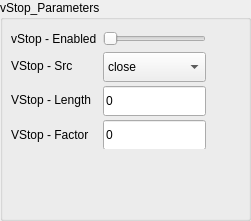
              <widget class="QGroupBox" name="grpBox_vStop_parameters">
               <property name="geometry">
                <rect>
                 <x>280</x>
                 <y>540</y>
                 <width>251</width>
                 <height>221</height>
                </rect>
               </property>
               <property name="title">
                <string>vStop_Parameters</string>
               </property>
               <widget class="QWidget" name="layoutWidget_25">
                <property name="geometry">
                 <rect>
                  <x>11</x>
                  <y>31</y>
                  <width>231</width>
                  <height>118</height>
                 </rect>
                </property>
                <layout class="QGridLayout" name="gridLayout_54">
                 <item row="0" column="0">
                  <widget class="QLabel" name="lblMptEnabled_22">
                   <property name="text">
                    <string>vStop - Enabled</string>
                   </property>
                  </widget>
                 </item>
                 <item row="1" column="0">
                  <widget class="QLabel" name="lblVstopAppliedPrice_5">
                   <property name="text">
                    <string>VStop - Src</string>
                   </property>
                  </widget>
                 </item>
                 <item row="1" column="1">
                  <widget class="QComboBox" name="drpVstopAppliedPrice_5">
                   <property name="minimumSize">
                    <size>
                     <width>0</width>
                     <height>30</height>
                    </size>
                   </property>
                   <item>
                    <property name="text">
                     <string>close</string>
                    </property>
                   </item>
                   <item>
                    <property name="text">
                     <string>open</string>
                    </property>
                   </item>
                   <item>
                    <property name="text">
                     <string>high</string>
                    </property>
                   </item>
                   <item>
                    <property name="text">
                     <string>low</string>
                    </property>
                   </item>
                   <item>
                    <property name="text">
                     <string>HL2</string>
                    </property>
                   </item>
                   <item>
                    <property name="text">
                     <string>HLC3</string>
                    </property>
                   </item>
                   <item>
                    <property name="text">
                     <string>OHLC</string>
                    </property>
                   </item>
                  </widget>
                 </item>
                 <item row="2" column="0">
                  <widget class="QLabel" name="lblVstopPeriod_5">
                   <property name="text">
                    <string>VStop - Length</string>
                   </property>
                  </widget>
                 </item>
                 <item row="2" column="1">
                  <widget class="QLineEdit" name="txtVstopPeriod_5">
                   <property name="minimumSize">
                    <size>
                     <width>0</width>
                     <height>30</height>
                    </size>
                   </property>
                   <property name="text">
                    <string>0</string>
                   </property>
                  </widget>
                 </item>
                 <item row="3" column="0">
                  <widget class="QLabel" name="lblVstopFactor_5">
                   <property name="text">
                    <string>VStop - Factor</string>
                   </property>
                  </widget>
                 </item>
                 <item row="3" column="1">
                  <widget class="QLineEdit" name="txtVstopFactor_5">
                   <property name="minimumSize">
                    <size>
                     <width>0</width>
                     <height>30</height>
                    </size>
                   </property>
                   <property name="text">
                    <string>0</string>
                   </property>
                  </widget>
                 </item>
                 <item row="1" column="2">
                  <spacer name="horizontalSpacer_34">
                   <property name="orientation">
                    <enum>Qt::Horizontal</enum>
                   </property>
                   <property name="sizeHint" stdset="0">
                    <size>
                     <width>40</width>
                     <height>20</height>
                    </size>
                   </property>
                  </spacer>
                 </item>
                 <item row="0" column="1">
                  <widget class="QSlider" name="hSlider_SELL_IndicatorEnabled_29">
                   <property name="maximum">
                    <number>5</number>
                   </property>
                   <property name="orientation">
                    <enum>Qt::Horizontal</enum>
                   </property>
                  </widget>
                 </item>
                </layout>
               </widget>
              </widget>
